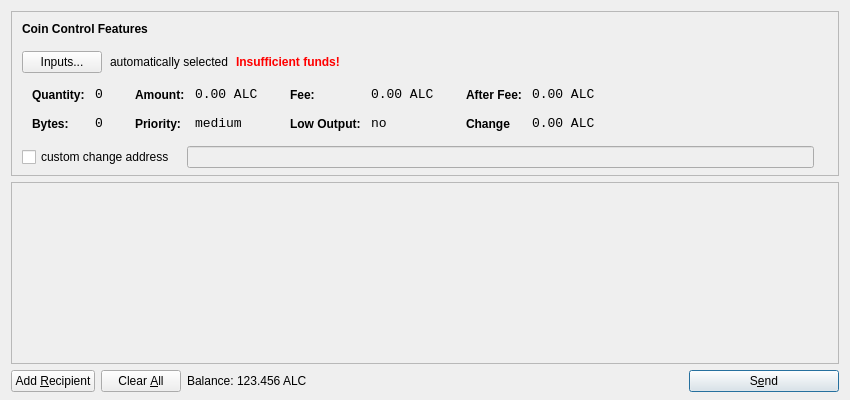
<?xml version="1.0" encoding="UTF-8"?>
<ui version="4.0">
 <class>SendCoinsDialog</class>
 <widget class="QDialog" name="SendCoinsDialog">
  <property name="geometry">
   <rect>
    <x>0</x>
    <y>0</y>
    <width>850</width>
    <height>400</height>
   </rect>
  </property>
  <property name="windowTitle">
   <string>Send Coins</string>
  </property>
  <layout class="QVBoxLayout" name="verticalLayout" stretch="0,1,0">
   <property name="bottomMargin">
    <number>8</number>
   </property>
   <item>
    <widget class="QFrame" name="frameCoinControl">
     <property name="sizePolicy">
      <sizepolicy hsizetype="Expanding" vsizetype="Expanding">
       <horstretch>0</horstretch>
       <verstretch>0</verstretch>
      </sizepolicy>
     </property>
     <property name="maximumSize">
      <size>
       <width>16777215</width>
       <height>16777215</height>
      </size>
     </property>
     <property name="frameShape">
      <enum>QFrame::StyledPanel</enum>
     </property>
     <property name="frameShadow">
      <enum>QFrame::Sunken</enum>
     </property>
     <layout class="QVBoxLayout" name="verticalLayoutCoinControl2">
      <property name="spacing">
       <number>-1</number>
      </property>
      <property name="leftMargin">
       <number>0</number>
      </property>
      <property name="topMargin">
       <number>0</number>
      </property>
      <property name="rightMargin">
       <number>0</number>
      </property>
      <property name="bottomMargin">
       <number>6</number>
      </property>
      <item>
       <layout class="QVBoxLayout" name="verticalLayoutCoinControl" stretch="0,0,0,0,1">
        <property name="spacing">
         <number>0</number>
        </property>
        <property name="leftMargin">
         <number>10</number>
        </property>
        <property name="topMargin">
         <number>10</number>
        </property>
        <item>
         <layout class="QHBoxLayout" name="horizontalLayoutCoinControl1">
          <property name="bottomMargin">
           <number>15</number>
          </property>
          <item>
           <widget class="QLabel" name="labelCoinControlFeatures">
            <property name="sizePolicy">
             <sizepolicy hsizetype="Preferred" vsizetype="Maximum">
              <horstretch>0</horstretch>
              <verstretch>0</verstretch>
             </sizepolicy>
            </property>
            <property name="font">
             <font>
              <weight>75</weight>
              <bold>true</bold>
             </font>
            </property>
            <property name="styleSheet">
             <string notr="true">font-weight:bold;</string>
            </property>
            <property name="text">
             <string>Coin Control Features</string>
            </property>
           </widget>
          </item>
         </layout>
        </item>
        <item>
         <layout class="QHBoxLayout" name="horizontalLayoutCoinControl2" stretch="0,0,0,0">
          <property name="spacing">
           <number>8</number>
          </property>
          <property name="bottomMargin">
           <number>10</number>
          </property>
          <item>
           <widget class="QPushButton" name="pushButtonCoinControl">
            <property name="styleSheet">
             <string notr="true"/>
            </property>
            <property name="text">
             <string>Inputs...</string>
            </property>
           </widget>
          </item>
          <item>
           <widget class="QLabel" name="labelCoinControlAutomaticallySelected">
            <property name="text">
             <string>automatically selected</string>
            </property>
            <property name="margin">
             <number>5</number>
            </property>
           </widget>
          </item>
          <item>
           <widget class="QLabel" name="labelCoinControlInsuffFunds">
            <property name="font">
             <font>
              <weight>75</weight>
              <bold>true</bold>
             </font>
            </property>
            <property name="styleSheet">
             <string notr="true">color:red;font-weight:bold;</string>
            </property>
            <property name="text">
             <string>Insufficient funds!</string>
            </property>
            <property name="margin">
             <number>5</number>
            </property>
           </widget>
          </item>
          <item>
           <spacer name="horizontalSpacerCoinControl">
            <property name="orientation">
             <enum>Qt::Horizontal</enum>
            </property>
            <property name="sizeHint" stdset="0">
             <size>
              <width>40</width>
              <height>1</height>
             </size>
            </property>
           </spacer>
          </item>
         </layout>
        </item>
        <item>
         <widget class="QWidget" name="widgetCoinControl" native="true">
          <property name="sizePolicy">
           <sizepolicy hsizetype="Preferred" vsizetype="Preferred">
            <horstretch>0</horstretch>
            <verstretch>0</verstretch>
           </sizepolicy>
          </property>
          <property name="minimumSize">
           <size>
            <width>0</width>
            <height>0</height>
           </size>
          </property>
          <property name="styleSheet">
           <string notr="true"/>
          </property>
          <layout class="QHBoxLayout" name="horizontalLayoutCoinControl5">
           <property name="margin">
            <number>0</number>
           </property>
           <item>
            <layout class="QHBoxLayout" name="horizontalLayoutCoinControl3" stretch="0,0,0,1">
             <property name="spacing">
              <number>20</number>
             </property>
             <property name="topMargin">
              <number>0</number>
             </property>
             <property name="bottomMargin">
              <number>10</number>
             </property>
             <item>
              <layout class="QFormLayout" name="formLayoutCoinControl1">
               <property name="horizontalSpacing">
                <number>10</number>
               </property>
               <property name="verticalSpacing">
                <number>14</number>
               </property>
               <property name="leftMargin">
                <number>10</number>
               </property>
               <property name="topMargin">
                <number>4</number>
               </property>
               <property name="rightMargin">
                <number>6</number>
               </property>
               <item row="0" column="0">
                <widget class="QLabel" name="labelCoinControlQuantityText">
                 <property name="styleSheet">
                  <string notr="true">font-weight:bold;</string>
                 </property>
                 <property name="text">
                  <string>Quantity:</string>
                 </property>
                 <property name="margin">
                  <number>0</number>
                 </property>
                </widget>
               </item>
               <item row="0" column="1">
                <widget class="QLabel" name="labelCoinControlQuantity">
                 <property name="font">
                  <font>
                   <family>Monospace</family>
                   <pointsize>10</pointsize>
                  </font>
                 </property>
                 <property name="cursor">
                  <cursorShape>IBeamCursor</cursorShape>
                 </property>
                 <property name="contextMenuPolicy">
                  <enum>Qt::ActionsContextMenu</enum>
                 </property>
                 <property name="text">
                  <string>0</string>
                 </property>
                 <property name="margin">
                  <number>0</number>
                 </property>
                 <property name="textInteractionFlags">
                  <set>Qt::LinksAccessibleByMouse|Qt::TextSelectableByKeyboard|Qt::TextSelectableByMouse</set>
                 </property>
                </widget>
               </item>
               <item row="1" column="0">
                <widget class="QLabel" name="labelCoinControlBytesText">
                 <property name="styleSheet">
                  <string notr="true">font-weight:bold;</string>
                 </property>
                 <property name="text">
                  <string>Bytes:</string>
                 </property>
                </widget>
               </item>
               <item row="1" column="1">
                <widget class="QLabel" name="labelCoinControlBytes">
                 <property name="font">
                  <font>
                   <family>Monospace</family>
                   <pointsize>10</pointsize>
                  </font>
                 </property>
                 <property name="cursor">
                  <cursorShape>IBeamCursor</cursorShape>
                 </property>
                 <property name="contextMenuPolicy">
                  <enum>Qt::ActionsContextMenu</enum>
                 </property>
                 <property name="text">
                  <string>0</string>
                 </property>
                 <property name="textInteractionFlags">
                  <set>Qt::LinksAccessibleByMouse|Qt::TextSelectableByKeyboard|Qt::TextSelectableByMouse</set>
                 </property>
                </widget>
               </item>
              </layout>
             </item>
             <item>
              <layout class="QFormLayout" name="formLayoutCoinControl2">
               <property name="horizontalSpacing">
                <number>10</number>
               </property>
               <property name="verticalSpacing">
                <number>14</number>
               </property>
               <property name="leftMargin">
                <number>6</number>
               </property>
               <property name="topMargin">
                <number>4</number>
               </property>
               <property name="rightMargin">
                <number>6</number>
               </property>
               <item row="0" column="0">
                <widget class="QLabel" name="labelCoinControlAmountText">
                 <property name="styleSheet">
                  <string notr="true">font-weight:bold;</string>
                 </property>
                 <property name="text">
                  <string>Amount:</string>
                 </property>
                 <property name="margin">
                  <number>0</number>
                 </property>
                </widget>
               </item>
               <item row="0" column="1">
                <widget class="QLabel" name="labelCoinControlAmount">
                 <property name="font">
                  <font>
                   <family>Monospace</family>
                   <pointsize>10</pointsize>
                  </font>
                 </property>
                 <property name="cursor">
                  <cursorShape>IBeamCursor</cursorShape>
                 </property>
                 <property name="contextMenuPolicy">
                  <enum>Qt::ActionsContextMenu</enum>
                 </property>
                 <property name="text">
                  <string>0.00 ALC</string>
                 </property>
                 <property name="textInteractionFlags">
                  <set>Qt::LinksAccessibleByMouse|Qt::TextSelectableByKeyboard|Qt::TextSelectableByMouse</set>
                 </property>
                </widget>
               </item>
               <item row="1" column="0">
                <widget class="QLabel" name="labelCoinControlPriorityText">
                 <property name="styleSheet">
                  <string notr="true">font-weight:bold;</string>
                 </property>
                 <property name="text">
                  <string>Priority:</string>
                 </property>
                </widget>
               </item>
               <item row="1" column="1">
                <widget class="QLabel" name="labelCoinControlPriority">
                 <property name="font">
                  <font>
                   <family>Monospace</family>
                   <pointsize>10</pointsize>
                  </font>
                 </property>
                 <property name="cursor">
                  <cursorShape>IBeamCursor</cursorShape>
                 </property>
                 <property name="contextMenuPolicy">
                  <enum>Qt::ActionsContextMenu</enum>
                 </property>
                 <property name="text">
                  <string>medium</string>
                 </property>
                 <property name="textInteractionFlags">
                  <set>Qt::LinksAccessibleByMouse|Qt::TextSelectableByKeyboard|Qt::TextSelectableByMouse</set>
                 </property>
                </widget>
               </item>
              </layout>
             </item>
             <item>
              <layout class="QFormLayout" name="formLayoutCoinControl3">
               <property name="horizontalSpacing">
                <number>10</number>
               </property>
               <property name="verticalSpacing">
                <number>14</number>
               </property>
               <property name="leftMargin">
                <number>6</number>
               </property>
               <property name="topMargin">
                <number>4</number>
               </property>
               <property name="rightMargin">
                <number>6</number>
               </property>
               <item row="0" column="0">
                <widget class="QLabel" name="labelCoinControlFeeText">
                 <property name="styleSheet">
                  <string notr="true">font-weight:bold;</string>
                 </property>
                 <property name="text">
                  <string>Fee:</string>
                 </property>
                 <property name="margin">
                  <number>0</number>
                 </property>
                </widget>
               </item>
               <item row="0" column="1">
                <widget class="QLabel" name="labelCoinControlFee">
                 <property name="font">
                  <font>
                   <family>Monospace</family>
                   <pointsize>10</pointsize>
                  </font>
                 </property>
                 <property name="cursor">
                  <cursorShape>IBeamCursor</cursorShape>
                 </property>
                 <property name="contextMenuPolicy">
                  <enum>Qt::ActionsContextMenu</enum>
                 </property>
                 <property name="text">
                  <string>0.00 ALC</string>
                 </property>
                 <property name="textInteractionFlags">
                  <set>Qt::LinksAccessibleByMouse|Qt::TextSelectableByKeyboard|Qt::TextSelectableByMouse</set>
                 </property>
                </widget>
               </item>
               <item row="1" column="0">
                <widget class="QLabel" name="labelCoinControlLowOutputText">
                 <property name="styleSheet">
                  <string notr="true">font-weight:bold;</string>
                 </property>
                 <property name="text">
                  <string>Low Output:</string>
                 </property>
                </widget>
               </item>
               <item row="1" column="1">
                <widget class="QLabel" name="labelCoinControlLowOutput">
                 <property name="font">
                  <font>
                   <family>Monospace</family>
                   <pointsize>10</pointsize>
                  </font>
                 </property>
                 <property name="cursor">
                  <cursorShape>IBeamCursor</cursorShape>
                 </property>
                 <property name="contextMenuPolicy">
                  <enum>Qt::ActionsContextMenu</enum>
                 </property>
                 <property name="text">
                  <string>no</string>
                 </property>
                 <property name="textInteractionFlags">
                  <set>Qt::LinksAccessibleByMouse|Qt::TextSelectableByKeyboard|Qt::TextSelectableByMouse</set>
                 </property>
                </widget>
               </item>
              </layout>
             </item>
             <item>
              <layout class="QFormLayout" name="formLayoutCoinControl4">
               <property name="horizontalSpacing">
                <number>10</number>
               </property>
               <property name="verticalSpacing">
                <number>14</number>
               </property>
               <property name="leftMargin">
                <number>6</number>
               </property>
               <property name="topMargin">
                <number>4</number>
               </property>
               <property name="rightMargin">
                <number>6</number>
               </property>
               <item row="0" column="0">
                <widget class="QLabel" name="labelCoinControlAfterFeeText">
                 <property name="styleSheet">
                  <string notr="true">font-weight:bold;</string>
                 </property>
                 <property name="text">
                  <string>After Fee:</string>
                 </property>
                 <property name="margin">
                  <number>0</number>
                 </property>
                </widget>
               </item>
               <item row="0" column="1">
                <widget class="QLabel" name="labelCoinControlAfterFee">
                 <property name="font">
                  <font>
                   <family>Monospace</family>
                   <pointsize>10</pointsize>
                  </font>
                 </property>
                 <property name="cursor">
                  <cursorShape>IBeamCursor</cursorShape>
                 </property>
                 <property name="contextMenuPolicy">
                  <enum>Qt::ActionsContextMenu</enum>
                 </property>
                 <property name="text">
                  <string>0.00 ALC</string>
                 </property>
                 <property name="textInteractionFlags">
                  <set>Qt::LinksAccessibleByMouse|Qt::TextSelectableByKeyboard|Qt::TextSelectableByMouse</set>
                 </property>
                </widget>
               </item>
               <item row="1" column="0">
                <widget class="QLabel" name="labelCoinControlChangeText">
                 <property name="styleSheet">
                  <string notr="true">font-weight:bold;</string>
                 </property>
                 <property name="text">
                  <string>Change</string>
                 </property>
                </widget>
               </item>
               <item row="1" column="1">
                <widget class="QLabel" name="labelCoinControlChange">
                 <property name="font">
                  <font>
                   <family>Monospace</family>
                   <pointsize>10</pointsize>
                  </font>
                 </property>
                 <property name="cursor">
                  <cursorShape>IBeamCursor</cursorShape>
                 </property>
                 <property name="contextMenuPolicy">
                  <enum>Qt::ActionsContextMenu</enum>
                 </property>
                 <property name="text">
                  <string>0.00 ALC</string>
                 </property>
                 <property name="textInteractionFlags">
                  <set>Qt::LinksAccessibleByMouse|Qt::TextSelectableByKeyboard|Qt::TextSelectableByMouse</set>
                 </property>
                </widget>
               </item>
              </layout>
             </item>
            </layout>
           </item>
          </layout>
         </widget>
        </item>
        <item>
         <layout class="QHBoxLayout" name="horizontalLayoutCoinControl4" stretch="0,0,0">
          <property name="spacing">
           <number>12</number>
          </property>
          <property name="sizeConstraint">
           <enum>QLayout::SetDefaultConstraint</enum>
          </property>
          <property name="topMargin">
           <number>5</number>
          </property>
          <property name="rightMargin">
           <number>5</number>
          </property>
          <item>
           <widget class="QCheckBox" name="checkBoxCoinControlChange">
            <property name="text">
             <string>custom change address</string>
            </property>
           </widget>
          </item>
          <item>
           <widget class="QLineEdit" name="lineEditCoinControlChange">
            <property name="enabled">
             <bool>false</bool>
            </property>
            <property name="sizePolicy">
             <sizepolicy hsizetype="Expanding" vsizetype="Fixed">
              <horstretch>0</horstretch>
              <verstretch>0</verstretch>
             </sizepolicy>
            </property>
           </widget>
          </item>
          <item>
           <widget class="QLabel" name="labelCoinControlChangeLabel">
            <property name="sizePolicy">
             <sizepolicy hsizetype="Preferred" vsizetype="Expanding">
              <horstretch>0</horstretch>
              <verstretch>0</verstretch>
             </sizepolicy>
            </property>
            <property name="minimumSize">
             <size>
              <width>0</width>
              <height>0</height>
             </size>
            </property>
            <property name="text">
             <string/>
            </property>
            <property name="margin">
             <number>3</number>
            </property>
           </widget>
          </item>
         </layout>
        </item>
        <item>
         <spacer name="verticalSpacerCoinControl">
          <property name="orientation">
           <enum>Qt::Vertical</enum>
          </property>
          <property name="sizeHint" stdset="0">
           <size>
            <width>800</width>
            <height>1</height>
           </size>
          </property>
         </spacer>
        </item>
       </layout>
      </item>
     </layout>
    </widget>
   </item>
   <item>
    <widget class="QScrollArea" name="scrollArea">
     <property name="widgetResizable">
      <bool>true</bool>
     </property>
     <widget class="QWidget" name="scrollAreaWidgetContents">
      <property name="geometry">
       <rect>
        <x>0</x>
        <y>0</y>
        <width>830</width>
        <height>165</height>
       </rect>
      </property>
      <layout class="QVBoxLayout" name="verticalLayout_2">
       <property name="margin">
        <number>0</number>
       </property>
       <item>
        <layout class="QVBoxLayout" name="entries">
         <property name="spacing">
          <number>6</number>
         </property>
        </layout>
       </item>
       <item>
        <spacer name="verticalSpacer">
         <property name="orientation">
          <enum>Qt::Vertical</enum>
         </property>
         <property name="sizeHint" stdset="0">
          <size>
           <width>20</width>
           <height>40</height>
          </size>
         </property>
        </spacer>
       </item>
      </layout>
     </widget>
    </widget>
   </item>
   <item>
    <layout class="QHBoxLayout" name="horizontalLayout">
     <item>
      <widget class="QPushButton" name="addButton">
       <property name="toolTip">
        <string>Send to multiple recipients at once</string>
       </property>
       <property name="text">
        <string>Add &amp;Recipient</string>
       </property>
       <property name="icon">
        <iconset resource="../bitcoin.qrc">
         <normaloff>:/icons/add</normaloff>:/icons/add</iconset>
       </property>
       <property name="autoDefault">
        <bool>false</bool>
       </property>
      </widget>
     </item>
     <item>
      <widget class="QPushButton" name="clearButton">
       <property name="sizePolicy">
        <sizepolicy hsizetype="Minimum" vsizetype="Fixed">
         <horstretch>0</horstretch>
         <verstretch>0</verstretch>
        </sizepolicy>
       </property>
       <property name="toolTip">
        <string>Remove all transaction fields</string>
       </property>
       <property name="text">
        <string>Clear &amp;All</string>
       </property>
       <property name="icon">
        <iconset resource="../bitcoin.qrc">
         <normaloff>:/icons/remove</normaloff>:/icons/remove</iconset>
       </property>
       <property name="autoRepeatDelay">
        <number>300</number>
       </property>
       <property name="autoDefault">
        <bool>false</bool>
       </property>
      </widget>
     </item>
     <item>
      <layout class="QHBoxLayout" name="horizontalLayout_2">
       <property name="spacing">
        <number>3</number>
       </property>
       <item>
        <widget class="QLabel" name="label">
         <property name="sizePolicy">
          <sizepolicy hsizetype="Preferred" vsizetype="Fixed">
           <horstretch>0</horstretch>
           <verstretch>0</verstretch>
          </sizepolicy>
         </property>
         <property name="text">
          <string>Balance:</string>
         </property>
        </widget>
       </item>
       <item>
        <widget class="QLabel" name="labelBalance">
         <property name="sizePolicy">
          <sizepolicy hsizetype="Preferred" vsizetype="Fixed">
           <horstretch>0</horstretch>
           <verstretch>0</verstretch>
          </sizepolicy>
         </property>
         <property name="cursor">
          <cursorShape>IBeamCursor</cursorShape>
         </property>
         <property name="text">
          <string>123.456 ALC</string>
         </property>
         <property name="textInteractionFlags">
          <set>Qt::LinksAccessibleByMouse|Qt::TextSelectableByKeyboard|Qt::TextSelectableByMouse</set>
         </property>
        </widget>
       </item>
      </layout>
     </item>
     <item>
      <spacer name="horizontalSpacer">
       <property name="orientation">
        <enum>Qt::Horizontal</enum>
       </property>
       <property name="sizeHint" stdset="0">
        <size>
         <width>40</width>
         <height>20</height>
        </size>
       </property>
      </spacer>
     </item>
     <item>
      <widget class="QPushButton" name="sendButton">
       <property name="minimumSize">
        <size>
         <width>150</width>
         <height>0</height>
        </size>
       </property>
       <property name="toolTip">
        <string>Confirm the send action</string>
       </property>
       <property name="text">
        <string>S&amp;end</string>
       </property>
       <property name="icon">
        <iconset resource="../bitcoin.qrc">
         <normaloff>:/icons/send</normaloff>:/icons/send</iconset>
       </property>
       <property name="default">
        <bool>true</bool>
       </property>
      </widget>
     </item>
    </layout>
   </item>
  </layout>
 </widget>
 <resources>
  <include location="../bitcoin.qrc"/>
 </resources>
 <connections/>
</ui>
